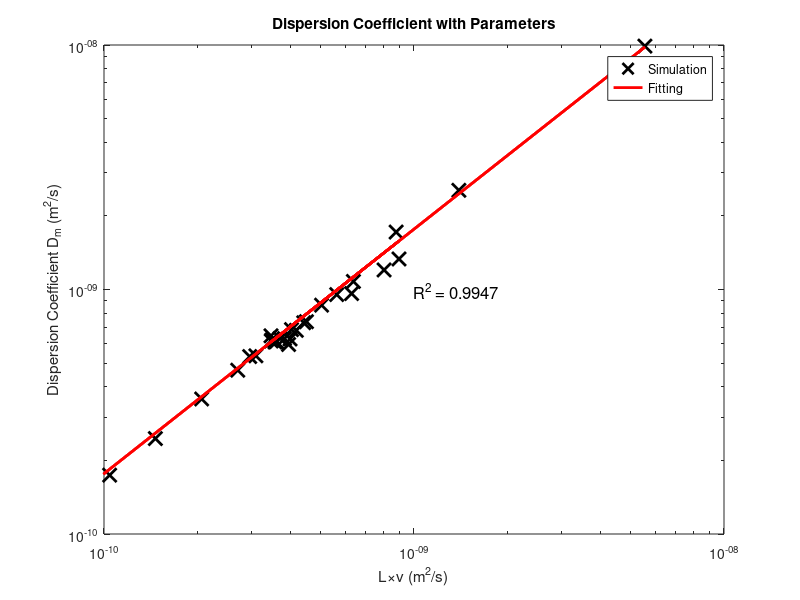

Source code (MATLAB):
clear; clc;
n = [20, 20, 20, 20, 20, 20, 20, 20, 20, 20,...
    20, 20, 20, 20, 20, 20, 20, 20, 20, 20,...
    20, 20, 20, 20, 20, 20, 20, 4, 6, 8,...
    10, 12, 14, 16, 13, 13, 13, 13, 20, 20,...
    20, 20, 20, 20, 20, 20, 20];
L = [621.3161, 1258.6771, 2533.7013, 5083.3477, 10185.7161,...
    20388.0699, 40794.1555, 635.6371, 634.4705, 631.1537,...
    624.5978, 618.4555, 613.9014, 609.3241, 604.4461,...
    601.8813, 600.0058, 700.7788, 700.7788, 700.7788,...
    687.0783, 567.8843, 492.5317, 443.2100, 411.6990,...
    392.5183, 378.8179, 402.1087, 429.5096, 458.2806,...
    485.6815, 514.4525, 541.8534, 569.2543, 528.1529,...
    528.1529, 528.1529, 528.1529, 1510.5201, 877.7475,...
    621.3161, 505.6674, 436.5938, 387.1275, 350.5268,...
    320.3374, 294.3087] * 1E-9;
Rp = [100, 200, 400, 800, 1600, 3200, 6400, 100, 100, 100,...
    100, 100, 100, 100, 100, 100, 100, 100, 100, 100,...
    100, 100, 100, 100, 100, 100, 100, 100, 100, 100,...
    100, 100, 100, 100, 100, 100, 100, 100, 100, 100,...
    100, 100, 100, 100, 100, 100, 100, 100] * 1e-9;
Rth = [38.4, 77.1, 154.0, 308.1, 616.2, 1232.3, 2464.4, 38.5, 38.5, 38.5,...
    38.5, 38.3, 38.1, 37.9, 37.6, 37.2, 36.6, 64.9, 61.7, 54.7,...
    43.1, 34.4, 27.8, 22.7, 18.6, 15.2, 12.4, 40.4, 40.1, 39.7,...
    39.4, 39.2, 38.9, 38.7, 39.2, 39.0, 39.0, 39.1, 36.4, 37.4,...
    38.3, 39.2, 40.0, 40.7, 41.3, 42.1, 42.9] * 1E-9;
V = [5.7362E-04, 1.1088E-03, 2.1927E-03, 4.3579E-03, 8.6955E-03,...
    1.7358E-02, 3.4681E-02, 5.4391E-04, 5.4603E-04, 5.5182E-04,...
    5.6480E-04, 5.8210E-04, 6.0203E-04, 6.2689E-04, 6.5892E-04,...
    6.9309E-04, 7.3469E-04, 1.2765E-03, 1.1428E-03, 8.9787E-04,...
    5.7341E-04, 5.1987E-04, 4.1920E-04, 3.3033E-04, 2.5326E-04,...
    1.8761E-04, 1.3750E-04, 6.3246E-04, 7.4848E-04, 7.6214E-04,...
    7.4321E-04, 7.0689E-04, 6.7155E-04, 6.3511E-04, 6.8918E-04,...
    6.8854E-04, 6.8651E-04, 6.8608E-04, 1.7876E-04, 3.5202E-04,...
    5.7333E-04, 7.9612E-04, 1.0303E-03, 1.3000E-03, 1.6077E-03,...
    1.9898E-03, 2.9764E-03];
D = [6.0927E-10, 2.5446E-09, 9.8929E-09, 4.0153E-08, 1.5733E-07,...
    6.4126E-07, 2.5691E-06, 6.4696E-10, 6.1584E-10, 6.2233E-10,...
    6.2325E-10, 6.1200E-10, 6.3061E-10, 6.2915E-10, 6.2755E-10,...
    6.8070E-10, 7.3124E-10, 1.3332E-09, 1.2022E-09, 9.6260E-10,...
    5.9568E-10, 5.3179E-10, 3.5663E-10, 2.4562E-10, 1.7411E-10,...
    1.2228E-10, 8.8001E-11, 8.3832E-10, 3.9926E-10, 3.6166E-10,...
    3.5211E-10, 3.8109E-10, 4.0779E-10, 4.7811E-10, 4.0232E-10,...
    4.0977E-10, 4.1960E-10, 4.3327E-10, 4.6762E-10, 5.3574E-10,...
    6.1638E-10, 6.8521E-10, 7.3813E-10, 8.6320E-10, 9.5341E-10,...
    1.0789E-09, 1.7174E-09];
k = [1.3516E-17, 5.1598E-17, 2.0255E-16, 8.0276E-16, 3.1923E-15,...
    1.2761E-14, 5.0897E-14, 1.2524E-17, 1.2593E-17, 1.2802E-17,...
    1.3290E-17, 1.3751E-17, 1.4328E-17, 1.4897E-17, 1.5785E-17,...
    1.6539E-17, 1.7609E-17, 8.4268E-17, 6.8034E-17, 4.2455E-17,...
    1.6942E-17, 1.0843E-17, 6.5001E-18, 3.7777E-18, 2.0819E-18,...
    1.0826E-18, 5.5419E-19, 5.0519E-18, 8.3021E-18, 1.0335E-17,...
    1.1778E-17, 1.2549E-17, 1.3031E-17, 1.3244E-17, 1.2907E-17,...
    1.2876E-17, 1.2796E-17, 1.2762E-17, 1.5653E-18, 5.5640E-18,...
    1.3499E-17, 2.3980E-17, 3.7448E-17, 5.5049E-17, 7.7361E-17,...
    1.0875E-16, 1.5424E-16];

% fitting
% index = [1:27, 32:47];
% X = [ones(length(D(index)), 1), log(n(index)'), log(L(index)'), log(V(index)')];
% Y = log(D(index)');
% [b, bint, r, rint, stats] = regress(Y, X);
% rcoplot(r, rint);

% plot
index = [1:3, 8:27, 39:47];
X = L(index) .* V(index);
Y = D(index);
slope = Y / X;
r = corrcoef(log(X), log(Y));
loglog(X, Y, 'kx', 'markerSize', 10, 'linewidth', 2);
hold on;
plot(X, slope * X, 'r', 'linewidth', 2);
text(1e-9, 1e-9, ['R^2 = ', num2str(r(1,2)^2, '%.4f')], 'Fontsize', 12);
axis([1e-10, 1e-8, 1e-10, 1e-8]);
title('Dispersion Coefficient with Parameters');
xlabel('L\timesv (m^2/s)');
ylabel('Dispersion Coefficient D_m (m^2/s)');
legend('Simulation', 'Fitting');

% fitting
% index = [1:27, 28:47];
% X = [ones(length(k(index)), 1), log(L(index)'), log(k(index)')];
% Y = log(D(index)');
% [b, bint, r, rint, stats] = regress(Y, X);
% rcoplot(r, rint);

% plot
% index = [1:3, 8:47];
% X = (L(index) .^ (-2)) .* (Rth(index) .^ 4);
% c = (L(index) ./ (L(index)-2*Rp(index)) + L(index) ./ (sqrt(2)*L(index)-2*Rp(index)) * 4 + L(index) ./ (sqrt(3)*L(index)-2*Rp(index)) * 4) / 9 .* (0.1519 * n(index) - 0.3298);
% X = X .* c;
% Y = k(index);
% loglog(X, Y, 'kx', 'markerSize', 10, 'linewidth', 2);
% r = corrcoef(log(X), log(Y));
% text(1e-17, 4e-18, ['R^2 = ', num2str(r(1,2)^2, '%.4f')], 'Fontsize', 12);
% hold on;
% plot([1e-19, 1e-15], [1e-19, 1e-15], 'r:', 'linewidth', 2);
% title('Permeability Fitting');
% xlabel('f(\zeta)r_{th}^4/L^2 (m^2)');
% ylabel('Permeability k_{app} (m^2)');
% legend('Simulation', 'Prediction');
